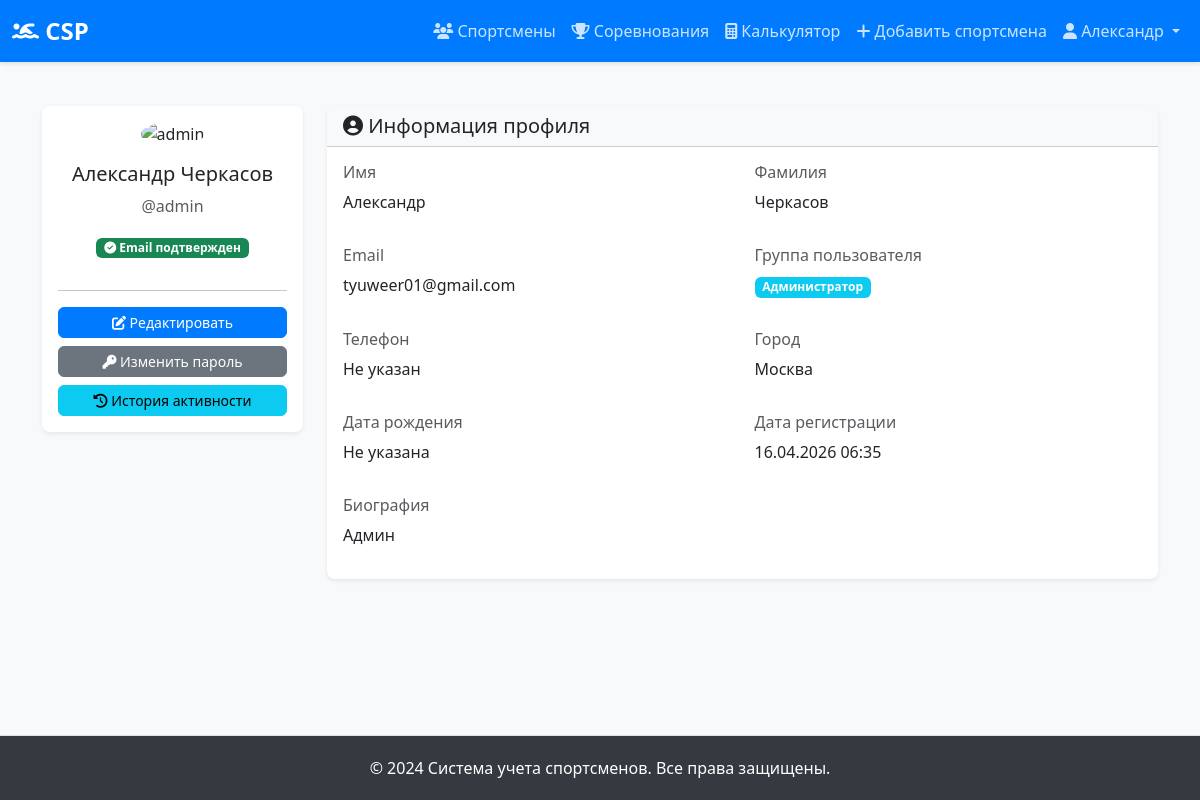
/profile/ (signed in), run on the app's committed database.
### laba_1/models.py (models this page shows, shortened)
class UserProfile(models.Model):
    user = models.OneToOneField(
        User,
        on_delete=models.CASCADE,
        related_name='profile',
        verbose_name="Пользователь"
    )
    group = models.ForeignKey(
        UserGroup,
        on_delete=models.SET_NULL,
        null=True,
        blank=True,
        verbose_name="Группа пользователя",
        related_name='users'
    )
    phone = models.CharField(
        "Телефон",
        max_length=20,
        blank=True,
        null=True
    )
    bio = models.TextField(
        "Биография",
        blank=True,
        null=True,
        max_length=500
    )
    avatar = models.URLField(
        "Аватар (URL)",
        blank=True,
        null=True,
        help_text="URL изображения аватара"
    )
    birth_date = models.DateField(
        "Дата рождения",
        blank=True,
        null=True
    )
    city = models.CharField(
        "Город",
        max_length=100,
        blank=True,
        null=True
    )
    email_verified = models.BooleanField(
        "Email подтвержден",
        default=False
    )
    created_at = models.DateTimeField("Дата создания профиля", auto_now_add=True)
    updated_at = models.DateTimeField("Дата обновления", auto_now=True)
    class Meta:
        verbose_name = "Профиль пользователя"
        verbose_name_plural = "Профили пользователей"

class UserGroup(models.Model):
    GROUP_CHOICES = [
        ('viewer', 'Просмотр (неавторизованный)'),
        ('athlete', 'Спортсмен (редактирование)'),
        ('coach', 'Тренер (расширенный доступ)'),
        ('moderator', 'Модератор'),
        ('admin', 'Администратор'),
    ]
    name = models.CharField(
        "Название группы",
        max_length=50,
        choices=GROUP_CHOICES,
        unique=True
    )
    description = models.TextField(
        "Описание прав группы",
        blank=True,
        null=True
    )
    created_at = models.DateTimeField("Дата создания", auto_now_add=True)
    class Meta:
        verbose_name = "Группа пользователей"
        verbose_name_plural = "Группы пользователей"

### laba_1/views.py (the view)
# urls.py: path('profile/', views.profile_view, name='profile'),
@login_required(login_url='login')
def profile_view(request):
    profile = request.user.profile
    context = {
        'profile': profile,
        'user': request.user,
        'page_title': 'Мой профиль'
    }
    return render(request, 'auth/profile.html', context)

### laba_1/templates/auth/profile.html (shortened to what this page needs)
{% extends 'base.html' %}
{% block content %}
<div class="row py-4">
    <div class="col-lg-3">
        <div class="card shadow-sm mb-4">
            <div class="card-body text-center">
                {% if profile.avatar %}
                    <img src="{{ profile.avatar.url }}" alt="{{ user.username }}" class="rounded-circle mb-3" style="width: 150px; height: 150px; object-fit: cover;">
                {% else %}
                    <div class="rounded-circle mx-auto mb-3" style="width: 150px; height: 150px; background-color: #e9ecef; display: flex; align-items: center; justify-content: center;">
                        <i class="fas fa-user text-muted" style="font-size: 60px;"></i>
                    </div>
                {% endif %}
                <h5>{{ user.get_full_name|default:user.username }}</h5>
                <p class="text-muted">@{{ user.username }}</p>
                {% if profile.email_verified %}
                    <span class="badge bg-success mb-3">
                        <i class="fas fa-check-circle"></i> Email подтвержден
                    </span>
                {% else %}
                    <span class="badge bg-warning mb-3">
                        <i class="fas fa-exclamation-circle"></i> Email не подтвержден
                    </span>
                {% endif %}
                <hr>
                <a href="{% url 'profile_edit' %}" class="btn btn-primary btn-sm w-100 mb-2">
                    <i class="fas fa-edit"></i> Редактировать
                </a>
                <a href="{% url 'password_change' %}" class="btn btn-secondary btn-sm w-100 mb-2">
                    <i class="fas fa-key"></i> Изменить пароль
                </a>
                <a href="{% url 'activity_log' %}" class="btn btn-info btn-sm w-100">
                    <i class="fas fa-history"></i> История активности
                </a>
            </div>
        </div>
    </div>
    <div class="col-lg-9">
        <div class="card shadow-sm">
            <div class="card-header bg-light">
                <h5 class="mb-0"><i class="fas fa-user-circle"></i> Информация профиля</h5>
            </div>
            <div class="card-body">
                <div class="row mb-3">
                    <div class="col-md-6">
                        <h6 class="text-muted">Имя</h6>
                        <p>{{ user.first_name|default:"Не указано" }}</p>
                    </div>
                    <div class="col-md-6">
                        <h6 class="text-muted">Фамилия</h6>
                        <p>{{ user.last_name|default:"Не указано" }}</p>
                    </div>
                </div>
                <div class="row mb-3">
                    <div class="col-md-6">
                        <h6 class="text-muted">Email</h6>
                        <p>{{ user.email }}</p>
                    </div>
                    <div class="col-md-6">
                        <h6 class="text-muted">Группа пользователя</h6>
                        <p>
                            {% if profile.group %}
                                <span class="badge bg-info">{{ profile.group.get_name_display }}</span>
                            {% else %}
                                <span class="text-muted">Не назначена</span>
                            {% endif %}
                        </p>
                    </div>
                </div>
                <div class="row mb-3">
                    <div class="col-md-6">
                        <h6 class="text-muted">Телефон</h6>
                        <p>{{ profile.phone|default:"Не указан" }}</p>
                    </div>
                    <div class="col-md-6">
                        <h6 class="text-muted">Город</h6>
                        <p>{{ profile.city|default:"Не указан" }}</p>
                    </div>
                </div>
                <div class="row mb-3">
                    <div class="col-md-6">
                        <h6 class="text-muted">Дата рождения</h6>
                        <p>{{ profile.birth_date|default:"Не указана" }}</p>
                    </div>
                    <div class="col-md-6">
                        <h6 class="text-muted">Дата регистрации</h6>
                        <p>{{ user.date_joined|date:"d.m.Y H:i" }}</p>
                    </div>
                </div>
                <div class="mb-3">
                    <h6 class="text-muted">Биография</h6>
                    <p>{{ profile.bio|default:"Не указана" }}</p>
                </div>
            </div>
        </div>
    </div>
</div>
{% endblock %}

### laba_1/templates/base.html (shortened to what this page needs)
<!DOCTYPE html>
<html lang="ru">
<head>
    <link href="https://cdn.jsdelivr.net/npm/bootstrap@5.3.0/dist/css/bootstrap.min.css" rel="stylesheet">
    <link rel="stylesheet" href="https://cdnjs.cloudflare.com/ajax/libs/font-awesome/6.4.0/css/all.min.css">
</head>
<body>
    <nav class="navbar navbar-expand-lg navbar-custom">
        <div class="container-fluid">
            <a class="navbar-brand" href="{% url 'athlete_list' %}">
                <i class="fas fa-swimmer"></i> CSP
            </a>
            <div class="collapse navbar-collapse" id="navbarNav">
                <ul class="navbar-nav ms-auto">
                    <li class="nav-item">
                        <a class="nav-link" href="{% url 'athlete_list' %}">
                            <i class="fas fa-users"></i> Спортсмены
                        </a>
                    </li>
                    <li class="nav-item">
                        <a class="nav-link" href="{% url 'competition_list' %}">
                            <i class="fas fa-trophy"></i> Соревнования
                        </a>
                    </li>
                    <li class="nav-item">
                        <a class="nav-link" href="{% url 'calculate' %}">
                            <i class="fas fa-calculator"></i> Калькулятор
                        </a>
                    </li>
                    {% if user.is_authenticated %}
                        <li class="nav-item">
                            <a class="nav-link" href="{% url 'add_member' %}">
                                <i class="fas fa-plus"></i> Добавить спортсмена
                            </a>
                        </li>
                        <li class="nav-item dropdown">
                            <a class="nav-link dropdown-toggle" href="#" id="navbarDropdown" role="button" data-bs-toggle="dropdown">
                                <i class="fas fa-user"></i> {{ user.first_name|default:user.username }}
                            </a>
                        </li>
                    {% endif %}
                </ul>
    </nav>
    <main>
        <div class="container">
            {% block content %}{% endblock %}
        </div>
    </main>
    <footer class="footer">
        <div class="container">
            <p class="mb-0">&copy; 2024 Система учета спортсменов. Все права защищены.</p>
        </div>
    </footer>
    {% load static %}
</body>
</html>

### laba_1/templates/base.html (style rules this page uses)
:root { --primary-color: #007bff; --secondary-color: #6c757d; --success-color: #28a745; --danger-color: #dc3545; }
body { font-family: 'Segoe UI', Tahoma, Geneva, Verdana, sans-serif; background-color: #f8f9fa; min-height: 100vh; display: flex; flex-direction: column; }
main { flex: 1; padding: 20px 0; }
.navbar-custom { background-color: var(--primary-color); box-shadow: 0 2px 4px rgba(0, 0, 0, 0.1); }
.navbar-custom .navbar-brand { font-weight: 700; font-size: 1.5rem; color: white !important; }
.navbar-custom .nav-link { color: rgba(255, 255, 255, 0.8) !important; transition: color 0.3s; }
.card { border: none; box-shadow: 0 1px 3px rgba(0, 0, 0, 0.1); border-radius: 8px; transition: transform 0.3s, box-shadow 0.3s; }
.btn { border-radius: 6px; font-weight: 500; transition: all 0.3s; }
.btn-primary { background-color: var(--primary-color); border-color: var(--primary-color); }
.footer { background-color: #343a40; color: white; text-align: center; padding: 20px 0; margin-top: 40px; border-top: 1px solid #dee2e6; }

### data on the page
UserProfile: group.name "Администратор", phone "Не указан", city "Москва", birth_date "Не указана", bio "Админ"

### other printed values
{{ user.first_name|default:user.username }} "Александр"
{{ user.get_full_name|default:user.username }} "Александр Черкасов"
{{ user.username }} "admin"
{{ user.first_name|default:"Не указано" }} "Александр"
{{ user.last_name|default:"Не указано" }} "Черкасов"
{{ user.email }} "tyuweer01@gmail.com"
{{ user.date_joined|date:"d.m.Y H:i" }} "16.04.2026 06:35"
